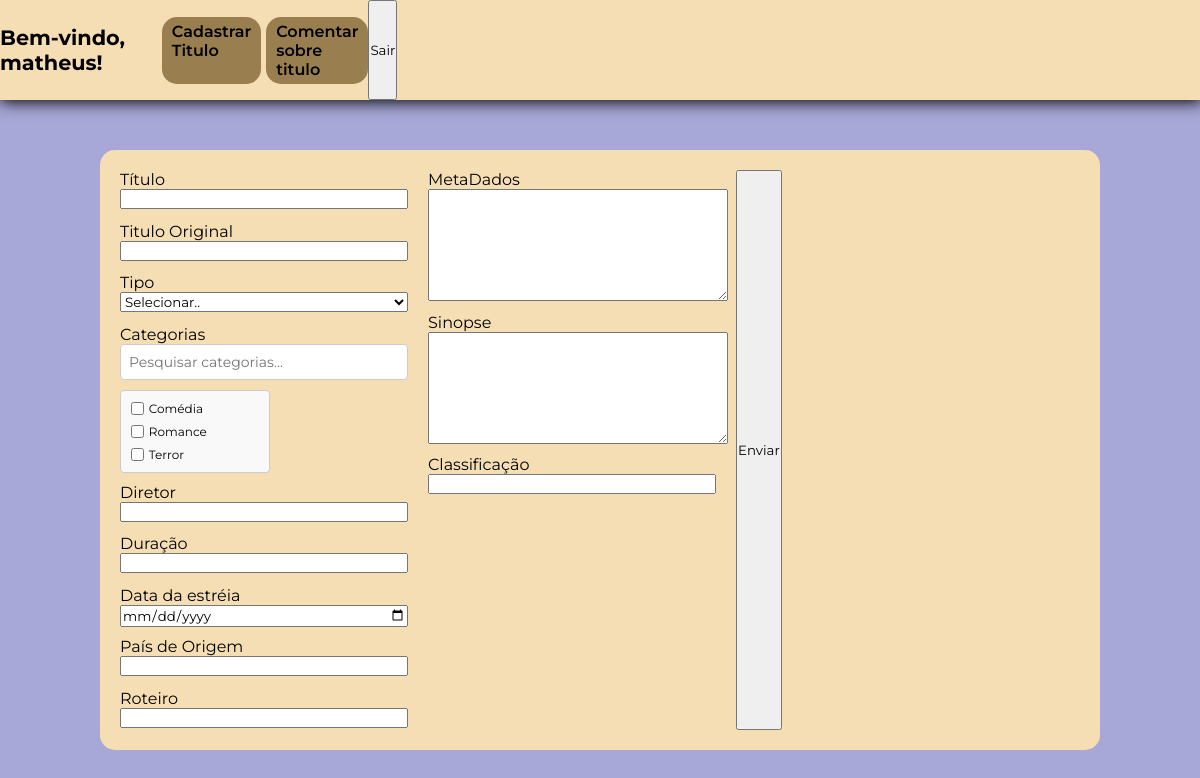
Page /cadastroTitulos.php (signed in) on the earlier database version.
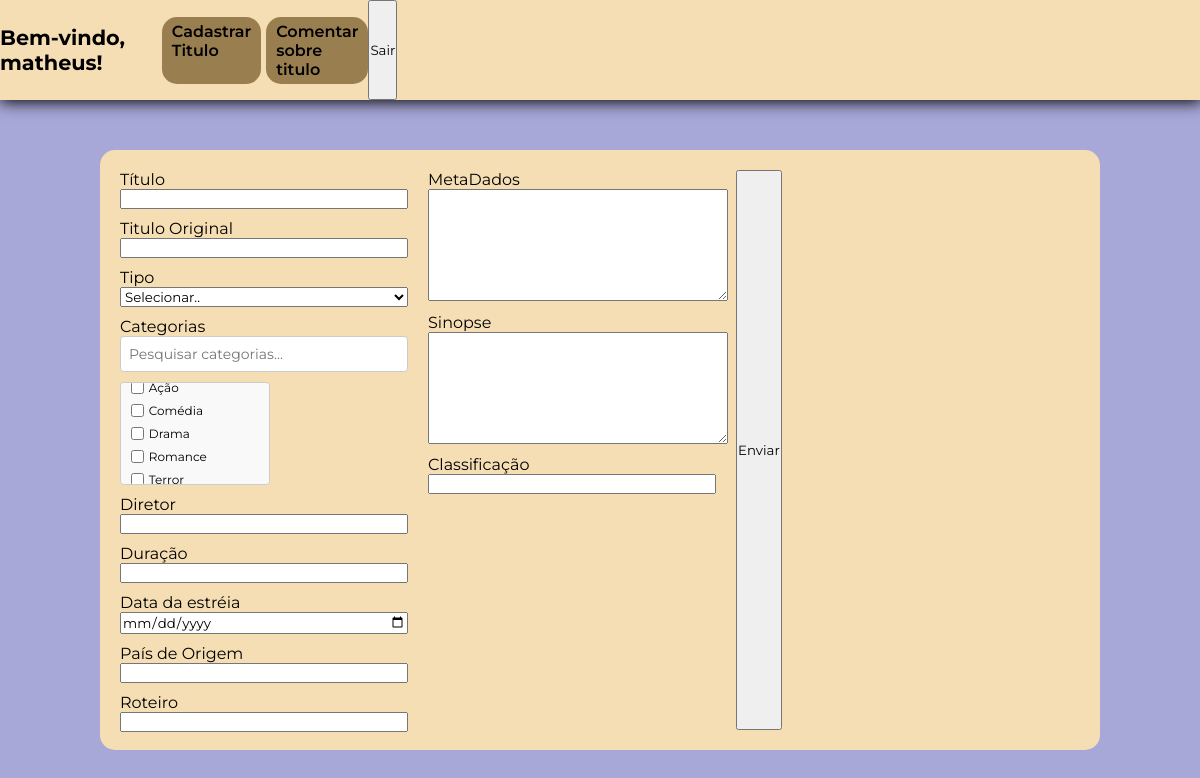
Same page on the later database version.
### tables this page shows
CREATE TABLE `categorias` (
  `categoria_id` int(11) NOT NULL,
  `data` timestamp NOT NULL DEFAULT current_timestamp() ON UPDATE current_timestamp(),
  `categoria` varchar(20) NOT NULL
);

### cadastroTitulos.php (the view, shortened to what this page needs)
<?php
require_once 'php/DB/conexaoDB.php';
try {
    $query = "SELECT categoria_id, categoria FROM categorias ORDER BY categoria";
    $stmt = $pdo->query($query);
    $opcoes = $stmt->fetchAll(PDO::FETCH_ASSOC);
} catch (PDOException $e) {
    die("Erro ao buscar os dados: " . $e->getMessage());
}
?>
<!DOCTYPE html>
<html>
<head>
    <link rel="stylesheet" href="style/styleCadastroTitulo.css">
</head>
<body>
    <header>
        <div class="box-saudacao">
            <h1 class="saudacao">Bem-vindo, <?php echo htmlspecialchars($_SESSION['username']); ?>!</h1>
        </div>
        <div class="box-menu">
            <ul class="menu">
               <li>
                    <a href="cadastroTitulos.php">Cadastrar <br> Titulo</a>
               </li>
               <li>
                    <a href="#">Comentar <br> sobre <br> titulo</a>
               </li>
            </ul>
        </div>
        <form action="php/DB/logout.php" method="post">
            <button type="submit">Sair</button>
        </form>
    </header>
    <main>
        <div class="card">
            <form action="php/DB/incluirTitulo.php" method="POST">
                <div class="coluna">
                    <div class="label-input">
                        <label for="titulo">Título</label>
                        <input class="input100" type="text" name="titulo" id="titulo">
                    </div>
                    <div class="label-input">
                        <label for="titulo-original">Titulo Original</label>
                        <input class="input100" type="text" name="titulo-original" id="titulo-original">
                    </div>
                    <div class="label-input">
                        <label for="tipo">Tipo</label>
                        <select name="tipo" id="tipo">
                            <option value="">Selecionar..</option>
                        </select>
                    </div>
                    <div class="label-input">
                        <label for="search-categorias">Categorias</label>
                        <input type="text" id="search-categorias" placeholder="Pesquisar categorias...">
                        <div id="categorias" class="categorias-container">
                            <?php foreach ($opcoes as $opcao): ?>
                            <label class="categoria-item">
                                <input class="input-select" type="checkbox" name="categorias[]" value="<?= htmlspecialchars($opcao['categoria_id']) ?>">
                                <?= htmlspecialchars($opcao['categoria']) ?>
                            </label>
                            <?php endforeach; ?>
                        </div>
                    </div>
                    <div class="label-input">
                        <label for="diretor">Diretor</label>
                        <input type="text" id="diretor" name="diretor">
                    </div>
                    <div class="label-input">
                        <label for="duracao">Duração</label>
                        <input type="text" id="duracao" name="duracao">
                    </div>
                    <div class="label-input">
                        <label for="data-estreia">Data da estréia</label>
                        <input type="date" name="data-estreia" id="data-estreia">
                    </div>
                    <div class="label-input">
                        <label for="pais-origem">País de Origem</label>
                        <input type="text" id="pais-origem" name="pais-origem">
                    </div>
                    <div class="label-input">
                        <label for="roteiro">Roteiro</label>
                        <input type="text" name="roteiro" id="roteiro">
                    </div>
                </div>
                <div class="coluna">
                    <div class="label-input">
                        <label for="meta-dados">MetaDados</label>
                        <textarea name="meta-dados" id="meta-dados"></textarea>
                    </div>
                    <div class="label-input">
                        <label for="sinopse">Sinopse</label>
                        <textarea name="sinopse" id="sinopse"></textarea>
                    </div>
                    <div class="label-input">
                        <label for="classificacao">Classificação</label>
                        <input type="text" name="classificacao" id="classificacao">
                    </div>
                    <div class="label-input">
                    </div>
                </div>
                <button type="submit">Enviar</button>
            </form>
        </div>
    </main>
</body>
</html>

### style/styleCadastroTitulo.css (style rules this page uses)
:root { --cor-do-card:wheat ; --cor-body: rgb(167, 167, 216); --cor-btn-menu: rgb(153, 127, 79); --fonte-principal: "Montserrat", serif; }
* { margin: 0; padding: 0; font-family: var(--fonte-principal); }
body { width: 100vw; height: 700px; background-color: var(--cor-body); }
header, main, .card { display: flex; align-items: center; }
header { width: 100%; height: 100px; background-color: var(--cor-do-card); justify-content: space-around; box-shadow: 1px 1px 15px 1px black; }
.saudacao { font-size: 1.3rem; }
.menu { list-style: none; display: flex; gap: 5px; }
.menu li { background-color: var(--cor-btn-menu); padding: 5px 10px; border-radius: 15px; }
.menu a { color: black; text-decoration: none; font-weight: 600; border: none; }
main { width: 100%; height: 100%; justify-content: center; }
.card { width: 80%; height: 80%; padding: 20px 20px; background-color: var(--cor-do-card); border-radius: 15px; display: flex; flex-direction: column; justify-content: center; gap: 20px; }
form { display: flex; gap:20px; }
.coluna { width: 30%; display: flex; flex-direction: column; gap: 10px; }
form { width: 100%; height: 100%; }
form textarea { width: 100%; height: 100px; padding: 5px; }
.label-input { display: flex; flex-direction: column; }
.input-select { width: 10%; }
#categorias { width: 150px; display: flex; justify-content: center; flex-direction: column; }
#categorias label { font-size: 12px; display: flex; align-items: center; gap: 5px; }
.label-input { display: flex; flex-direction: column; height: 30%; }
#search-categorias { margin-bottom: 10px; padding: 8px; font-size: 14px; border: 1px solid #ccc; border-radius: 4px; }
.categorias-container { flex: 1; overflow-y: auto; border: 1px solid #ccc; border-radius: 4px; padding: 10px; box-sizing: border-box; background-color: #f9f9f9; }
.categoria-item { display: block; margin-bottom: 8px; font-size: 14px; }
.categoria-item:last-child { margin-bottom: 0; }

Differences in the rows shown:
added categorias: categoria "Ação"
added categorias: categoria "Drama"
